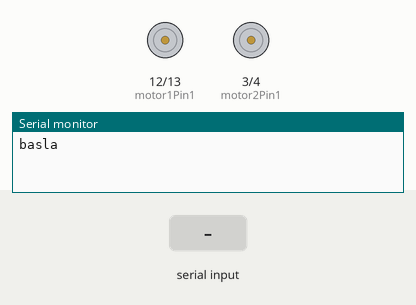
Recording of a sketch running on a simulated Arduino Uno, built with avr-gcc and run on an emulated ATmega328P. On the bench: motor-driver pin pairs drawn as motors (green arrow = first pin HIGH = forward, orange = second pin HIGH = backward, longer = more drive, scaled by the enable pin), the last lines printed to the serial monitor. The test bench sets the inputs (shaded band).

Above: at 1.2 s.
1.3 s: "F" received over the second serial link
At 2.5 s:
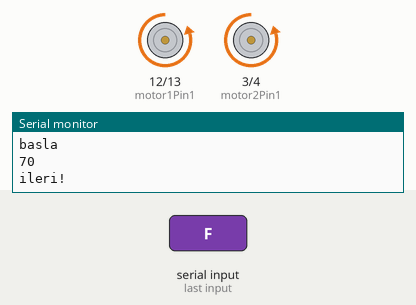
2.8 s: "S" received over the second serial link
At 3.7 s:
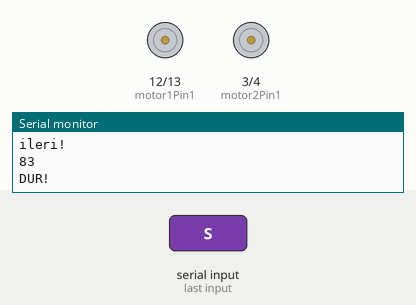
4.3 s: "B" received over the second serial link
At 4.8 s:
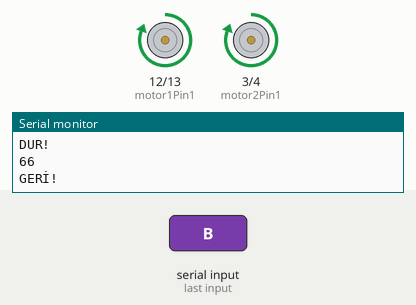
5.8 s: "L" received over the second serial link
At 7.0 s:
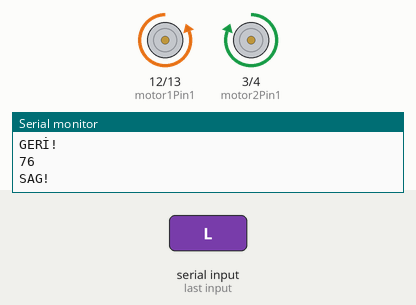
7.3 s: "R" received over the second serial link
At 8.3 s:
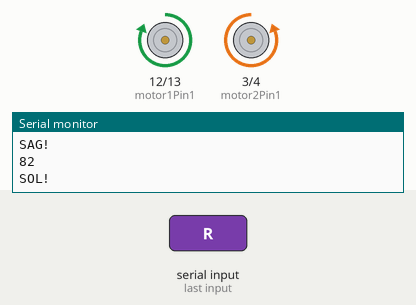
Timing chart, 0 to 9.8 s (numbered marks = the images above; inputs shaded):
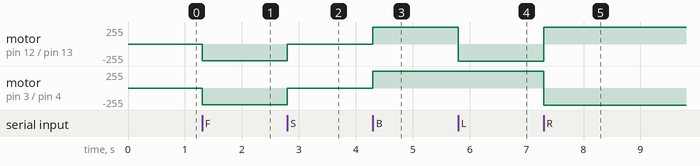

The sketch:

RC_BLUETOOTH_CAR.ino
```cpp
#include <SoftwareSerial.h>

SoftwareSerial mySerial(7, 8);
#include <Servo.h>

Servo myservo;

int pos = 0;
int motor1Pin1 = 12;
int motor1Pin2 = 13;
int enable1Pin = 11;
int motor2Pin1 = 3;
int motor2Pin2 = 4;
int enable2Pin = 6;
int state;
int flag=0;
int stateStop=0;

void setup() {
    // giris cikis ayarlari
    pinMode(motor1Pin1, OUTPUT);
    pinMode(motor1Pin2, OUTPUT);
    pinMode(enable1Pin, OUTPUT);
    pinMode(motor2Pin1, OUTPUT);
    pinMode(motor2Pin2, OUTPUT);
    pinMode(enable2Pin, OUTPUT);
    pinMode(3,OUTPUT);
    Serial.begin(9600);
    Serial.println("basla");
  mySerial.begin(9600);
}

void loop() {

    if(mySerial.available() > 0){
      state = mySerial.read();
      Serial.println(state);
      flag=0;
    }

    // arac ileri hareket eder
    if (state == 70) {


       analogWrite(enable1Pin, 250);
       analogWrite(enable2Pin, 250);


      digitalWrite(motor1Pin1,  LOW);
        digitalWrite(motor1Pin2, HIGH);
        digitalWrite(motor2Pin1, LOW);
        digitalWrite(motor2Pin2, HIGH);


        if(flag == 0){
          Serial.println("ileri!");
          flag=1;


    }
    }


    // dur
    if (state == 83) {


       analogWrite(enable1Pin, 255);
       analogWrite(enable2Pin, 255);


      digitalWrite(motor1Pin1, LOW);
        digitalWrite(motor1Pin2, LOW);
        digitalWrite(motor2Pin1, LOW);
        digitalWrite(motor2Pin2, LOW);


        if(flag == 0){
          Serial.println("DUR!");
          flag=1;


    }
    }


//geri
      if (state == 66) {


       analogWrite(enable1Pin, 255);
       analogWrite(enable2Pin, 255);


      digitalWrite(motor1Pin1,  HIGH);
        digitalWrite(motor1Pin2, LOW);
        digitalWrite(motor2Pin1, HIGH);
        digitalWrite(motor2Pin2, LOW);


        if(flag == 0){
          Serial.println("GERİ!");
          flag=1;


    }
    }


//ileri sag
      if (state == 71) {


       analogWrite(enable1Pin, 200);
       analogWrite(enable2Pin, 250);


      digitalWrite(motor1Pin1,  LOW);
        digitalWrite(motor1Pin2, HIGH);
        digitalWrite(motor2Pin1, LOW);
        digitalWrite(motor2Pin2, HIGH);


        if(flag == 0){
          Serial.println("ileri sag!");
          flag=1;


    }
    }


   //SOL
    if (state == 76) {
      //F =82


       analogWrite(enable1Pin, 255);
       analogWrite(enable2Pin, 255);


      digitalWrite(motor1Pin1,  LOW);
        digitalWrite(motor1Pin2, HIGH);
        digitalWrite(motor2Pin1, HIGH);
        digitalWrite(motor2Pin2, LOW);


        if(flag == 0){
          Serial.println("SAG!");
          flag=1;


    }


    }

     //SAG
    if (state == 82) {
       analogWrite(enable1Pin, 255);
       analogWrite(enable2Pin, 255);


      digitalWrite(motor1Pin1,  HIGH);
        digitalWrite(motor1Pin2, LOW);
        digitalWrite(motor2Pin1, LOW);
        digitalWrite(motor2Pin2, HIGH);

        if(flag == 0){
          Serial.println("SOL!");
          flag=1;


    }
    }

}
```

Measured:
- after the input at 1.3 s, motor on pin 12 (motor1Pin1) / pin 13 (motor1Pin2), motor on pin 3 (motor2Pin1) / pin 4 (motor2Pin2): stopped → backward 250/255 at once
- after the input at 2.8 s, motor on pin 12 (motor1Pin1) / pin 13 (motor1Pin2), motor on pin 3 (motor2Pin1) / pin 4 (motor2Pin2): backward 250/255 → stopped at once
- after the input at 4.3 s, motor on pin 12 (motor1Pin1) / pin 13 (motor1Pin2), motor on pin 3 (motor2Pin1) / pin 4 (motor2Pin2): stopped → forward 255/255 at once
- after the input at 5.8 s, motor on pin 12 (motor1Pin1) / pin 13 (motor1Pin2): forward 255/255 → backward 255/255 at once
- after the input at 7.3 s, motor on pin 12 (motor1Pin1) / pin 13 (motor1Pin2): backward 255/255 → forward 255/255 at once; motor on pin 3 (motor2Pin1) / pin 4 (motor2Pin2): forward 255/255 → backward 255/255 at once
